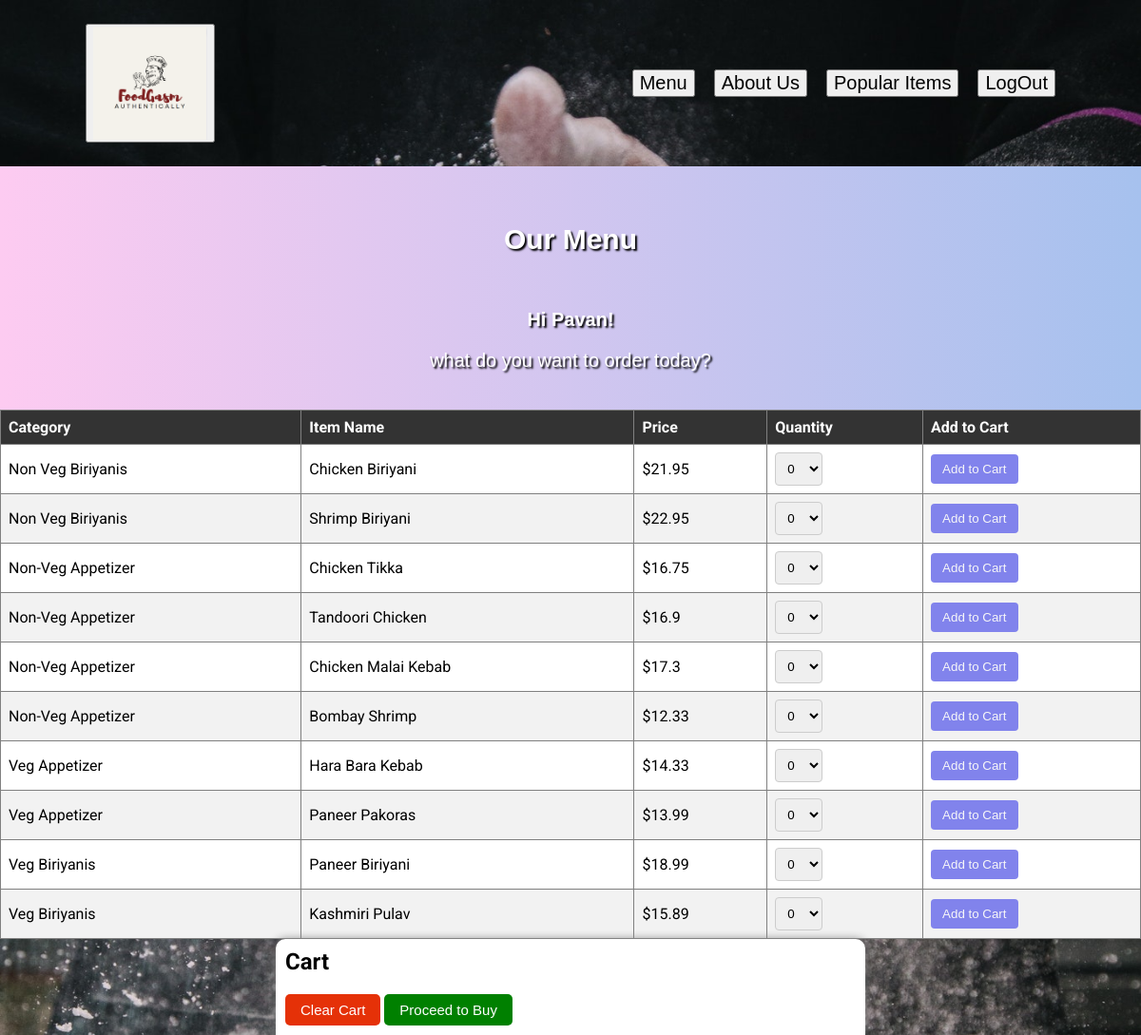
/Menu/ (signed in), run on the app's committed database.
### tables this page shows
CREATE TABLE items 
             (id INTEGER PRIMARY KEY,
             category TEXT not null,
             item_name TEXT not null,
             price REAL not null);

### app.py (the view)
@app.route("/Menu/")
def Menu():
     with sqlite3.connect('database.db') as con:
        con.row_factory = sqlite3.Row
        cur = con.cursor()
        cur.execute("SELECT * FROM items order by category")
        rows = cur.fetchall()
        return render_template('Menu.html', rows=rows)

### Templates/Menu.html (shortened to what this page needs)
<html lang="en">
<head>
    <link rel="stylesheet" href="{{ url_for('static', filename='Menu.css') }}">
</head>
<body>
    {% include 'navbar.html' %}
    <div style="background: linear-gradient(to right, #fdcbf1, #a6c1ee); text-align:center; padding: 20px 10px; font-family: 'Arial', sans-serif;">
        <h1 style="font-size: 30px; color: #fff; text-shadow: 2px 2px 2px #000;">Our Menu</h1>
        {% if 'email' in session %}
          <h2 style="font-size: 20px; color: #fff; text-shadow: 2px 2px 2px #000;">Hi {{session['username']}}!</h2>
          <p style="font-size: 20px; color: #fff; text-shadow: 2px 2px 2px #000;">{{session['mesg']}}</p>
        {% else %}
          <h2 style="font-size: 30px; color: #fff; text-shadow: 2px 2px 2px #000;">Welcome to our restaurant!</h2>
        {% endif %}
      </div>
       <table border="1">
        <thead>
           <th>Category</th>
           <th>Item Name</th>
           <th>Price</th>
           <th>Quantity</th>
           <th>Add to Cart</th>
        </thead>
        {% for row in rows %}
        <tr>
           <td>{{ row["category"] }}</td>
           <td>{{ row["item_name"] }}</td>
           <td>${{ row["price"] }}</td>
           <td><select id="{{ row['item_name'] }}-quantity">
            <option value="0">0</option>
        </select></td>
        <td><button onclick="addToCart({name: '{{ row['item_name'] }}', price: {{ row['price'] }} })">Add to Cart</button></td>
 </tr>
        {% endfor %}
     </table>
<div id="cart">
    <h2>Cart</h2>
    <button onclick="clearCart()" style="font-size: 15px; background-color: rgb(229, 49, 8); color: white; padding: 8px 16px; border: none; border-radius: 5px;">Clear Cart</button>
    <button onclick="proceed()" style="font-size: 15px; background-color: green; color: white; padding: 8px 16px; border: none; border-radius: 5px;">Proceed to Buy</button>
</div>
</body>
</html>

### Static/Menu.css (style rules this page uses)
body { font-family: 'Roboto', sans-serif; margin: 0; }
h1 { font-size: 48px; color: #c62828; text-shadow: 2px 2px 2px #000; text-align: center; margin: 0; padding: 40px 0; }
#cart { position: relative; bottom: 0; left: 50%; transform: translateX(-50%); background-color: #fff; padding: 10px; box-shadow: 0px 0px 10px #888888; border-radius: 10px 10px 0 0; width: 80%; max-width: 600px; z-index: 1; }
#cart h2 { margin-top: 0; }
table { width: 100%; border-collapse: collapse; background-color: #fff; }
th, td { padding: 8px; text-align: left; }
th { background-color: #333; color: white; }
tr:nth-child(even) { background-color: #f2f2f2; }
td button { background-color: #8183ec; color: rgb(246, 246, 248); border: none; padding: 8px 12px; border-radius: 4px; cursor: pointer; }
td select { width: 50px; padding: 8px; border-radius: 4px; border: 1px solid #ccc; }

### data on the page
items: category "Non Veg Biriyanis", item_name "Chicken Biriyani", price "21.95", item_name "0"
items: category "Non Veg Biriyanis", item_name "Shrimp Biriyani", price "22.95", item_name "0"
items: category "Non-Veg Appetizer", item_name "Chicken Tikka", price "16.75", item_name "0"
items: category "Non-Veg Appetizer", item_name "Tandoori Chicken", price "16.9", item_name "0"
items: category "Non-Veg Appetizer", item_name "Chicken Malai Kebab", price "17.3", item_name "0"
items: category "Non-Veg Appetizer", item_name "Bombay Shrimp", price "12.33", item_name "0"
items: category "Veg Appetizer", item_name "Hara Bara Kebab", price "14.33", item_name "0"
items: category "Veg Appetizer", item_name "Paneer Pakoras", price "13.99", item_name "0"
items: category "Veg Biriyanis", item_name "Paneer Biriyani", price "18.99", item_name "0"
items: category "Veg Biriyanis", item_name "Kashmiri Pulav", price "15.89", item_name "0"

### other printed values
{{ session['username'] }} "Pavan"
{{ session['mesg'] }} "what do you want to order today?"
